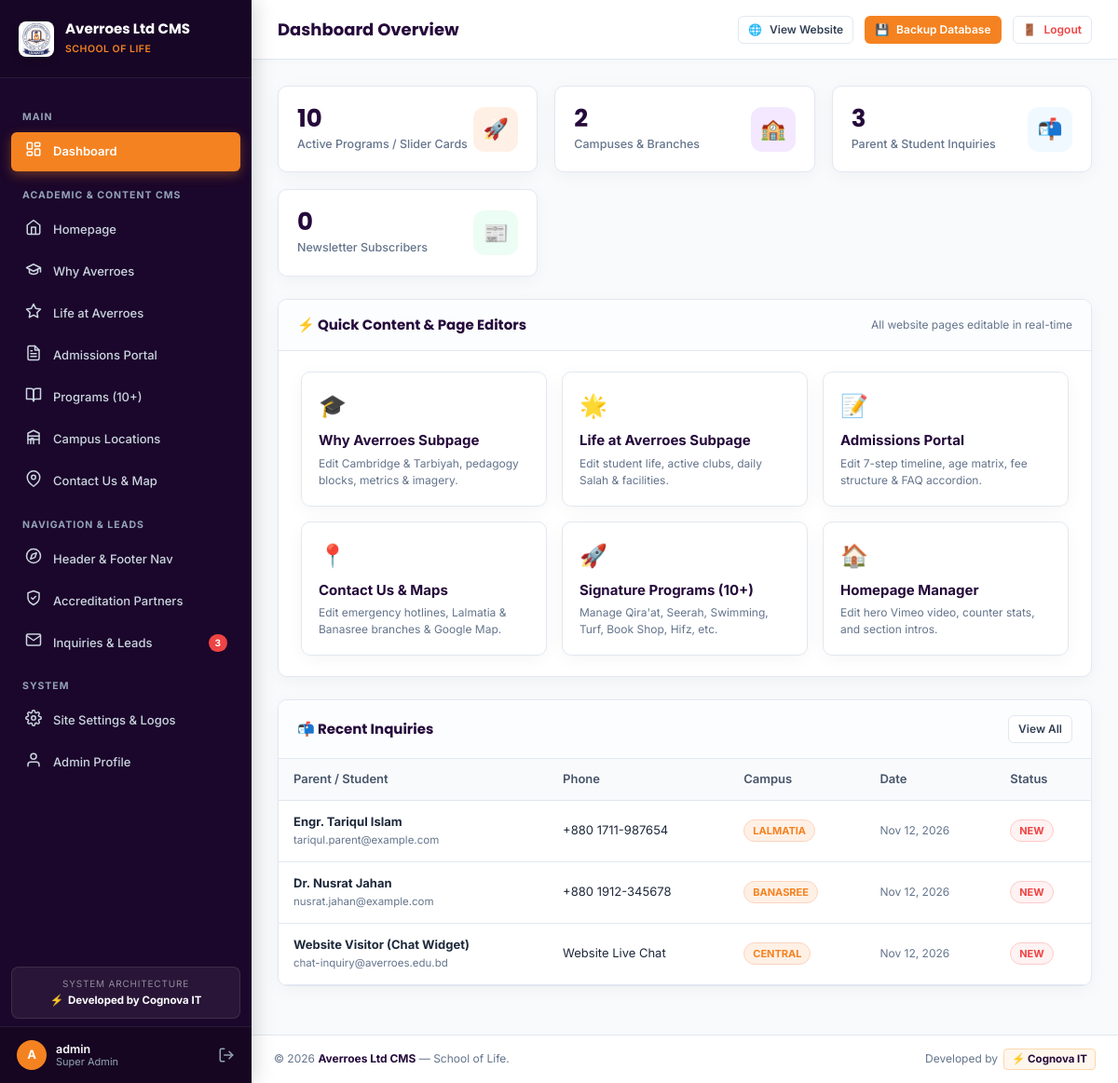
The page /admin/index.php (signed in) on the database its author committed.
### tables this page shows
CREATE TABLE `contact_inquiries` (
  `id` int(10) unsigned NOT NULL AUTO_INCREMENT,
  `name` varchar(150) NOT NULL,
  `email` varchar(150) NOT NULL,
  `phone` varchar(50) NOT NULL,
  `campus` varchar(50) NOT NULL DEFAULT 'general',
  `grade` varchar(50) DEFAULT NULL,
  `subject` varchar(255) DEFAULT NULL,
  `message` text NOT NULL,
  `reply_message` text DEFAULT NULL,
  `replied_at` datetime DEFAULT NULL,
  `replied_by` varchar(100) DEFAULT NULL,
  `status` enum('new','contacted','enrolled','archived') NOT NULL DEFAULT 'new',
  `ip_address` varchar(45) DEFAULT NULL,
  `created_at` datetime NOT NULL DEFAULT current_timestamp(),
  PRIMARY KEY (`id`),
  KEY `idx_inq_status` (`status`,`created_at`)
);

### config/config.php (called while the page is built, shortened)
<?php
function base_url(string $path = ''): string {
    static $base = null;
    if ($base === null) {
        if (php_sapi_name() === 'cli') {
            $base = '/averroes';
        } else {
            $script = str_replace('\\', '/', $_SERVER['SCRIPT_NAME'] ?? '/averroes/index.php');
            $dir = dirname($script);
            if (in_array(basename($dir), ['admin', 'includes', 'api', 'scripts'], true)) {
                $dir = dirname($dir);
            }
            $base = ($dir === '/' || $dir === '\\' || $dir === '.') ? '' : rtrim($dir, '/');
        }
    }
    if ($path === '' || $path === '/') {
        return ($base === '' ? '/' : $base . '/');
    }
    return ($base === '' ? '/' : $base . '/') . ltrim($path, '/');
}

### admin/index.php (the view, shortened to what this page needs)
<?php
require_once __DIR__ . '/includes/header.php';
$countPrograms = 0;
$countCampuses = 0;
$countSubscribers = 0;
$countInquiries = 0;
$recentInquiries = [];
if ($pdo !== null) {
    try {
        $countPrograms = (int)$pdo->query("SELECT COUNT(*) FROM programs")->fetchColumn();
        $countCampuses = (int)$pdo->query("SELECT COUNT(*) FROM campuses")->fetchColumn();
        $countSubscribers = (int)$pdo->query("SELECT COUNT(*) FROM newsletter_subscribers")->fetchColumn();
        $countInquiries = (int)$pdo->query("SELECT COUNT(*) FROM contact_inquiries")->fetchColumn();
        $recentInquiries = $pdo->query("SELECT * FROM contact_inquiries ORDER BY created_at DESC LIMIT 5")->fetchAll(PDO::FETCH_ASSOC);
    } catch (Throwable $e) {
        error_log('[Dashboard Stats] ' . $e->getMessage());
    }
}
?>
<div class="adm-stat-grid">
    <div class="adm-stat-card">
        <div>
            <div class="adm-stat-num"><?= $countPrograms ?></div>
            <div class="adm-stat-label">Active Programs / Slider Cards</div>
        </div>
        <div class="adm-stat-icon orange">🚀</div>
    </div>
    <div class="adm-stat-card">
        <div>
            <div class="adm-stat-num"><?= $countCampuses ?></div>
            <div class="adm-stat-label">Campuses & Branches</div>
        </div>
        <div class="adm-stat-icon purple">🏫</div>
    </div>
    <div class="adm-stat-card">
        <div>
            <div class="adm-stat-num"><?= $countInquiries ?></div>
            <div class="adm-stat-label">Parent & Student Inquiries</div>
        </div>
        <div class="adm-stat-icon blue">📬</div>
    </div>
    <div class="adm-stat-card">
        <div>
            <div class="adm-stat-num"><?= $countSubscribers ?></div>
            <div class="adm-stat-label">Newsletter Subscribers</div>
        </div>
        <div class="adm-stat-icon green">📰</div>
    </div>
</div>
<div class="adm-card">
    <div class="adm-card-header">
        <div class="adm-card-title">
            <span>⚡ Quick Content & Page Editors</span>
        </div>
        <span style="font-size:12px; color:#64748B;">All website pages editable in real-time</span>
    </div>
    <div class="adm-card-body">
        <div style="display:grid; grid-template-columns: repeat(auto-fit, minmax(220px, 1fr)); gap:16px;">
            <a href="<?= base_url('admin/subpages.php?page=why_averroes') ?>" class="adm-card" style="margin-bottom:0; padding:18px; text-decoration:none; color:inherit; display:block; border-color:#E2E8F0; transition:all 0.15s ease;" onmouseover="this.style.borderColor='#F58220'" onmouseout="this.style.borderColor='#E2E8F0'">
                <div style="font-size:24px; margin-bottom:8px;">🎓</div>
                <div style="font-weight:700; color:var(--adm-primary); font-size:15px;">Why Averroes Subpage</div>
                <div style="font-size:12px; color:#64748B; margin-top:4px;">Edit Cambridge & Tarbiyah, pedagogy blocks, metrics & imagery.</div>
            </a>
            <a href="<?= base_url('admin/subpages.php?page=life_at_averroes') ?>" class="adm-card" style="margin-bottom:0; padding:18px; text-decoration:none; color:inherit; display:block; border-color:#E2E8F0; transition:all 0.15s ease;" onmouseover="this.style.borderColor='#F58220'" onmouseout="this.style.borderColor='#E2E8F0'">
                <div style="font-size:24px; margin-bottom:8px;">🌟</div>
                <div style="font-weight:700; color:var(--adm-primary); font-size:15px;">Life at Averroes Subpage</div>
                <div style="font-size:12px; color:#64748B; margin-top:4px;">Edit student life, active clubs, daily Salah & facilities.</div>
            </a>
            <a href="<?= base_url('admin/admission.php') ?>" class="adm-card" style="margin-bottom:0; padding:18px; text-decoration:none; color:inherit; display:block; border-color:#E2E8F0; transition:all 0.15s ease;" onmouseover="this.style.borderColor='#F58220'" onmouseout="this.style.borderColor='#E2E8F0'">
                <div style="font-size:24px; margin-bottom:8px;">📝</div>
                <div style="font-weight:700; color:var(--adm-primary); font-size:15px;">Admissions Portal</div>
                <div style="font-size:12px; color:#64748B; margin-top:4px;">Edit 7-step timeline, age matrix, fee structure & FAQ accordion.</div>
            </a>
            <a href="<?= base_url('admin/contact.php') ?>" class="adm-card" style="margin-bottom:0; padding:18px; text-decoration:none; color:inherit; display:block; border-color:#E2E8F0; transition:all 0.15s ease;" onmouseover="this.style.borderColor='#F58220'" onmouseout="this.style.borderColor='#E2E8F0'">
                <div style="font-size:24px; margin-bottom:8px;">📍</div>
                <div style="font-weight:700; color:var(--adm-primary); font-size:15px;">Contact Us & Maps</div>
                <div style="font-size:12px; color:#64748B; margin-top:4px;">Edit emergency hotlines, Lalmatia & Banasree branches & Google Map.</div>
            </a>
            <a href="<?= base_url('admin/programs.php') ?>" class="adm-card" style="margin-bottom:0; padding:18px; text-decoration:none; color:inherit; display:block; border-color:#E2E8F0; transition:all 0.15s ease;" onmouseover="this.style.borderColor='#F58220'" onmouseout="this.style.borderColor='#E2E8F0'">
                <div style="font-size:24px; margin-bottom:8px;">🚀</div>
                <div style="font-weight:700; color:var(--adm-primary); font-size:15px;">Signature Programs (10+)</div>
                <div style="font-size:12px; color:#64748B; margin-top:4px;">Manage Qira'at, Seerah, Swimming, Turf, Book Shop, Hifz, etc.</div>
            </a>
            <a href="<?= base_url('admin/home.php') ?>" class="adm-card" style="margin-bottom:0; padding:18px; text-decoration:none; color:inherit; display:block; border-color:#E2E8F0; transition:all 0.15s ease;" onmouseover="this.style.borderColor='#F58220'" onmouseout="this.style.borderColor='#E2E8F0'">
                <div style="font-size:24px; margin-bottom:8px;">🏠</div>
                <div style="font-weight:700; color:var(--adm-primary); font-size:15px;">Homepage Manager</div>
                <div style="font-size:12px; color:#64748B; margin-top:4px;">Edit hero Vimeo video, counter stats, and section intros.</div>
            </a>
        </div>
    </div>
</div>
<div class="adm-card">
    <div class="adm-card-header">
        <div class="adm-card-title">
            <span>📬 Recent Inquiries</span>
        </div>
        <a href="<?= base_url('admin/inquiries.php') ?>" class="adm-btn adm-btn-secondary adm-btn-sm">View All</a>
    </div>
    <div class="adm-table-wrap">
        <table class="adm-table">
            <thead>
                <tr>
                    <th>Parent / Student</th>
                    <th>Phone</th>
                    <th>Campus</th>
                    <th>Date</th>
                    <th>Status</th>
                </tr>
            </thead>
            <tbody>
                <?php if (empty($recentInquiries)): ?>
                    <tr>
                        <td colspan="5" style="text-align:center; padding:24px; color:#94A3B8;">
                            No inquiries received yet. Test by submitting a form on Contact or Admissions!
                        </td>
                    </tr>
                <?php else: ?>
                    <?php foreach ($recentInquiries as $inq): ?>
                        <tr>
                            <td>
                                <strong><?= htmlspecialchars($inq['name']) ?></strong><br>
                                <span style="font-size:11.5px; color:#64748B;"><?= htmlspecialchars($inq['email']) ?></span>
                            </td>
                            <td><?= htmlspecialchars($inq['phone']) ?></td>
                            <td><span class="adm-pill orange"><?= htmlspecialchars(ucfirst($inq['campus'])) ?></span></td>
                            <td><span style="font-size:12px; color:#64748B;"><?= date('M d, Y', strtotime($inq['created_at'])) ?></span></td>
                            <td>
                                <?php if ($inq['status'] === 'new'): ?>
                                    <span class="adm-pill red">New</span>
                                <?php elseif ($inq['status'] === 'contacted'): ?>
                                    <span class="adm-pill blue">Contacted</span>
                                <?php else: ?>
                                    <span class="adm-pill green"><?= htmlspecialchars(ucfirst($inq['status'])) ?></span>
                                <?php endif; ?>
                            </td>
                        </tr>
                    <?php endforeach; ?>
                <?php endif; ?>
            </tbody>
        </table>
    </div>
</div>
<?php require_once __DIR__ . '/includes/footer.php'; ?>

### admin/css/admin.css (style rules this page uses)
:root { --adm-primary: #25093B; --adm-primary-light: #3D125E; --adm-primary-dark: #190529; --adm-accent: #F58220; --adm-accent-hover: #E07113; --adm-accent-tint: #FFF0E5; --adm-accent-border: #FCD5C0; --adm-sidebar-bg: #1B072B; --adm-sidebar-hover: #2B0C44; --adm-sidebar-active: #F58220; --adm-bg: #F8FAFC; --adm-card-bg: #FFFFFF; --adm-border: #E2E8F0; --adm-text: #1E293B; --adm-text-muted: #64748B; --adm-success: #10B981; --adm-success-tint: #ECFDF5; --adm-danger: #EF4444; --adm-danger-tint: #FEF2F2; --adm-warning: #F59E0B; --adm-warning-tint: #FFFBEB; --adm-info: #0284C7; --adm-info-tint: #F0F9FF; --adm-radius: 10px; --adm-radius-sm: 6px; --adm-shadow: 0 4px 20px -2px rgba(15, 23, 42, 0.05); --adm-shadow-md: 0 10px 25px -3px rgba(15, 23, 42, 0.08); }
* { box-sizing: border-box; margin: 0; padding: 0; }
body { font-family: 'Inter', -apple-system, BlinkMacSystemFont, 'Segoe UI', Roboto, sans-serif; background-color: var(--adm-bg); color: var(--adm-text); font-size: 14px; line-height: 1.5; display: flex; min-height: 100vh; }
.adm-card { background: var(--adm-card-bg); border-radius: var(--adm-radius); border: 1px solid var(--adm-border); box-shadow: var(--adm-shadow); margin-bottom: 24px; overflow: hidden; }
.adm-card-header { padding: 16px 20px; border-bottom: 1px solid var(--adm-border); display: flex; align-items: center; justify-content: space-between; background: #FCFDFF; }
.adm-card-title { font-family: 'Poppins', sans-serif; font-size: 15px; font-weight: 700; color: var(--adm-primary); display: flex; align-items: center; gap: 8px; }
.adm-card-body { padding: 22px 24px; }
.adm-stat-grid { display: grid; grid-template-columns: repeat(auto-fit, minmax(210px, 1fr)); gap: 18px; margin-bottom: 24px; }
.adm-stat-card { background: #FFF; border: 1px solid var(--adm-border); border-radius: var(--adm-radius); padding: 20px; box-shadow: var(--adm-shadow); display: flex; align-items: center; justify-content: space-between; transition: transform 0.15s ease, box-shadow 0.15s ease; }
.adm-stat-num { font-family: 'Poppins', sans-serif; font-size: 26px; font-weight: 700; color: var(--adm-primary); line-height: 1.1; }
.adm-stat-label { font-size: 12.5px; font-weight: 500; color: var(--adm-text-muted); margin-top: 4px; }
.adm-stat-icon { width: 48px; height: 48px; border-radius: 12px; display: flex; align-items: center; justify-content: center; font-size: 22px; }
.adm-stat-icon.purple { background: #F3E8FF; color: #7E22CE; }
.adm-stat-icon.orange { background: var(--adm-accent-tint); color: var(--adm-accent); }
.adm-stat-icon.green { background: var(--adm-success-tint); color: var(--adm-success); }
.adm-stat-icon.blue { background: var(--adm-info-tint); color: var(--adm-info); }
.adm-btn { display: inline-flex; align-items: center; justify-content: center; gap: 8px; padding: 8px 16px; font-size: 13px; font-weight: 600; border-radius: var(--adm-radius-sm); border: 1px solid transparent; cursor: pointer; text-decoration: none; transition: all 0.15s ease; }
.adm-btn-secondary { background: #FFFFFF; color: #334155; border-color: var(--adm-border); }
.adm-btn-sm { padding: 5px 10px; font-size: 12px; }
.adm-table-wrap { overflow-x: auto; }
.adm-table { width: 100%; border-collapse: collapse; font-size: 13px; }
.adm-table th { background: #F8FAFC; padding: 12px 16px; font-weight: 600; text-align: left; color: #475569; border-bottom: 1px solid var(--adm-border); }
.adm-table td { padding: 13px 16px; border-bottom: 1px solid var(--adm-border); vertical-align: middle; }
.adm-pill { display: inline-block; padding: 3px 9px; font-size: 11px; font-weight: 700; border-radius: 12px; text-transform: uppercase; }
.adm-pill.orange { background: var(--adm-accent-tint); color: var(--adm-accent); border: 1px solid var(--adm-accent-border); }
.adm-pill.red { background: var(--adm-danger-tint); color: var(--adm-danger); border: 1px solid #FECACA; }

### rows shown on the page
contact_inquiries: name "Engr. Tariqul Islam", email "tariqul.parent@example.com", phone "+880 1711-987654", campus "LALMATIA", created_at "Nov 12, 2026", status "NEW"
contact_inquiries: name "Dr. Nusrat Jahan", email "nusrat.jahan@example.com", phone "+880 1912-345678", campus "BANASREE", created_at "Nov 12, 2026", status "NEW"
contact_inquiries: name "Website Visitor (Chat Widget)", email "chat-inquiry@averroes.edu.bd", phone "Website Live Chat", campus "CENTRAL", created_at "Nov 12, 2026", status "NEW"

### other values the page prints
$countInquiries "3"
substr($adminUsername, 0, 1) "A"
$adminUsername "admin"
$pageTitle "Dashboard Overview"
$countPrograms "10"
$countCampuses "2"
$countSubscribers "0"
